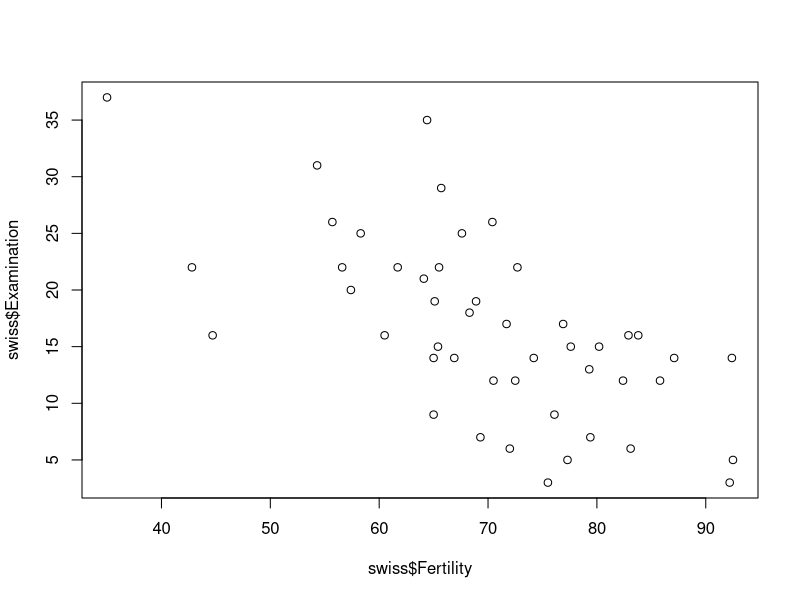

Reproduce this figure in R.
# Creating boxplot for relation between Fertility and Percentage of draftees receiving highest mark on army examination
plot (swiss$Fertility, swiss$Examination)
